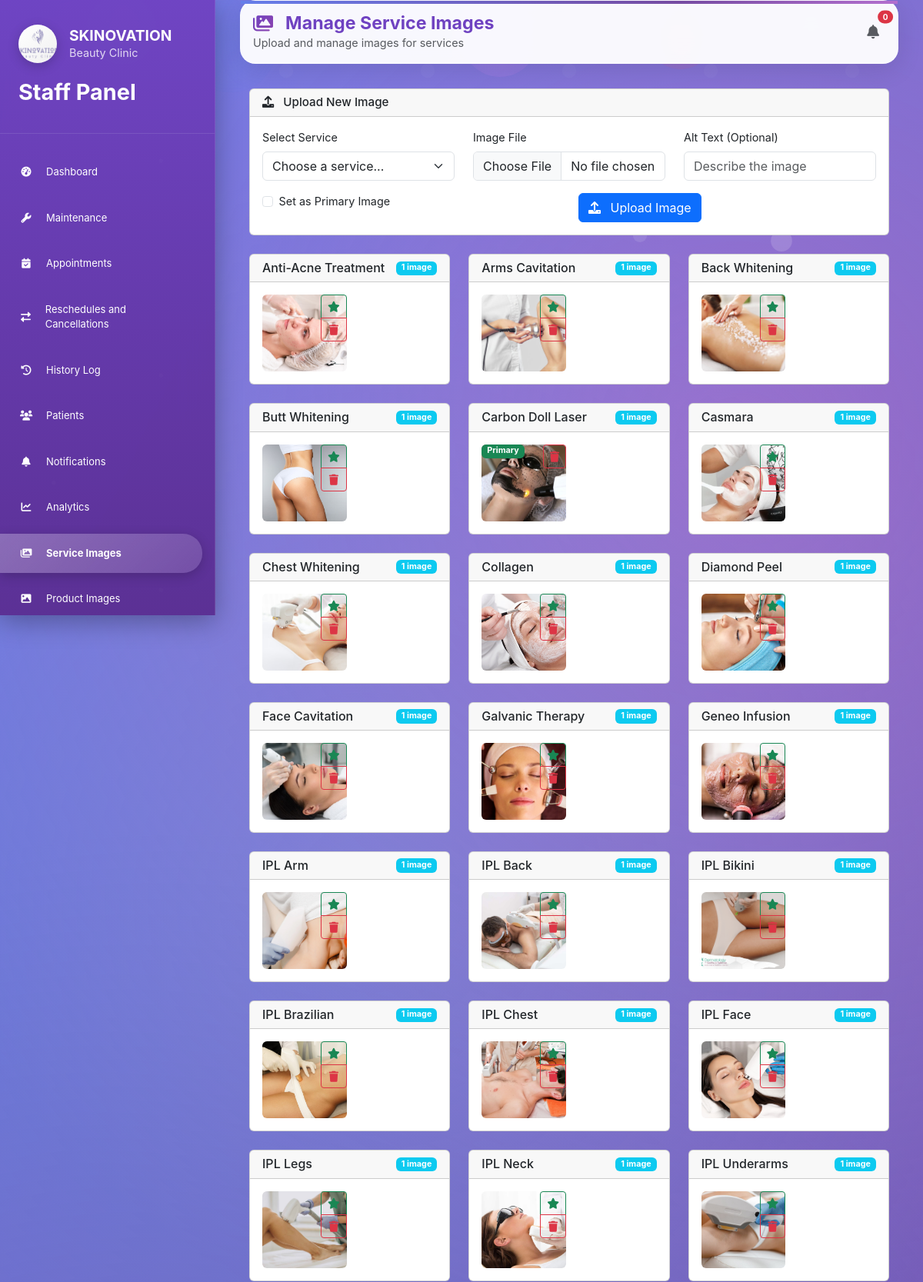
Screenshot of /appointments/admin/manage-service-images/ (signed in, upper part) with the database file from the repository.
### services/models.py (models this page shows, shortened)
class Service(models.Model):
    service_name = models.CharField(max_length=100)
    description = models.TextField(blank=True, null=True)
    price = models.DecimalField(max_digits=10, decimal_places=2, blank=True, null=True)
    duration = models.IntegerField(help_text="Duration in minutes")
    category = models.ForeignKey(ServiceCategory, on_delete=models.CASCADE, related_name='services')
    image = models.ImageField(upload_to='services/', blank=True, null=True)
    archived = models.BooleanField(default=False)
    created_at = models.DateTimeField(auto_now_add=True)
    updated_at = models.DateTimeField(auto_now=True)
    class Meta:
        db_table = 'services'
        ordering = ['service_name']

class ServiceImage(models.Model):
    service = models.ForeignKey(Service, on_delete=models.CASCADE, related_name='images')
    image = models.ImageField(upload_to='services/images/')
    alt_text = models.CharField(max_length=255, blank=True, null=True)
    is_primary = models.BooleanField(default=False)
    created_at = models.DateTimeField(auto_now_add=True)
    class Meta:
        db_table = 'service_images'
        ordering = ['-is_primary', '-created_at']

### appointments/admin_views.py (the view, shortened to what this page needs)
# urls.py: path('admin/manage-service-images/', admin_views.admin_manage_service_images, name='admin_manage_service_images'),
@login_required
@user_passes_test(is_admin)
def admin_manage_service_images(request):
    services = Service.objects.all().order_by('service_name')
    context = {
        'services': services,
    }
    return render(request, 'appointments/admin_manage_service_images.html', context)

### appointments/admin_views.py (called while the page is built)
def is_admin(user):
    return user.is_authenticated and user.user_type == 'admin'

### appointments/context_processors.py (called while the page is built)
def notification_count(request):
    if request.user.is_authenticated:
        if request.user.user_type == 'admin':
            count = Notification.objects.filter(patient__isnull=True).count()
        else:
            count = Notification.objects.filter(patient=request.user, is_read=False).count()
    else:
        count = 0
    return {
        'notification_count': count
    }

### templates/appointments/admin_manage_service_images.html (shortened to what this page needs)
{% extends 'appointments/admin_base.html' %}
{% load static %}
{% block content %}
<div class="content-header">
    <div>
        <h1 class="page-title" style="margin:0;">
            <i class="fas fa-images"></i>
            Manage Service Images
        </h1>
        <p class="text-muted mb-0">Upload and manage images for services</p>
    </div>
    {% include 'appointments/includes/admin_notification_icon.html' %}
</div>
<div class="container-fluid">
    <div class="row">
        <div class="col-12">
            <div class="card mb-4">
                <div class="card-header">
                    <h5 class="mb-0">
                        <i class="fas fa-upload me-2"></i>
                        Upload New Image
                    </h5>
                </div>
                <div class="card-body">
                    <form method="post" enctype="multipart/form-data">
                        <div class="row">
                            <div class="col-md-4">
                                <div class="mb-3">
                                    <label for="service_id" class="form-label">Select Service</label>
                                    <select class="form-select" id="service_id" name="service_id" required>
                                        <option value="">Choose a service...</option>
                                    </select>
                                </div>
                            </div>
                            <div class="col-md-4">
                                <div class="mb-3">
                                    <label for="image" class="form-label">Image File</label>
                                    <input type="file" class="form-control" id="image" name="image" accept="image/*" required>
                                </div>
                            </div>
                            <div class="col-md-4">
                                <div class="mb-3">
                                    <label for="alt_text" class="form-label">Alt Text (Optional)</label>
                                    <input type="text" class="form-control" id="alt_text" name="alt_text" placeholder="Describe the image">
                                </div>
                            </div>
                        </div>
                        <div class="row">
                            <div class="col-md-6">
                                <div class="form-check">
                                    <input class="form-check-input" type="checkbox" id="is_primary" name="is_primary">
                                    <label class="form-check-label" for="is_primary">
                                        Set as Primary Image
                                    </label>
                                </div>
                            </div>
                            <div class="col-md-6">
                                <button type="submit" class="btn btn-primary">
                                    <i class="fas fa-upload me-2"></i>
                                    Upload Image
                                </button>
                            </div>
                        </div>
                    </form>
                </div>
            </div>
            <div class="row">
                {% for service in services %}
                <div class="col-md-6 col-lg-4 mb-4">
                    <div class="card h-100">
                        <div class="card-header d-flex justify-content-between align-items-center">
                            <h6 class="mb-0">{{ service.service_name }}</h6>
                            <span class="badge bg-info">{{ service.images.count }} image{{ service.images.count|pluralize }}</span>
                        </div>
                        <div class="card-body">
                            {% if service.images.exists %}
                                <div class="row g-2">
                                    {% for image in service.images.all %}
                                    <div class="col-6">
                                        <div class="position-relative">
                                            <img src="{{ image.image.url }}" class="img-fluid rounded" alt="{{ image.alt_text|default:service.service_name }}" style="height: 100px; object-fit: cover; width: 100%;">
                                            {% if image.is_primary %}
                                                <span class="position-absolute top-0 start-0 badge bg-success">Primary</span>
                                            {% endif %}
                                            <div class="position-absolute top-0 end-0">
                                                <div class="btn-group-vertical btn-group-sm">
                                                    {% if not image.is_primary %}
                                                        <a href="{% url 'appointments:admin_set_primary_service_image' image.id %}" class="btn btn-outline-success btn-sm" title="Set as Primary">
                                                            <i class="fas fa-star"></i>
                                                        </a>
                                                    {% endif %}
                                                    <a href="{% url 'appointments:admin_delete_service_image' image.id %}" class="btn btn-outline-danger btn-sm" title="Delete" onclick="return confirm('Are you sure you want to delete this image?')">
                                                        <i class="fas fa-trash"></i>
                                                    </a>
                                                </div>
                                            </div>
                                        </div>
                                    </div>
                                    {% endfor %}
                                </div>
                            {% else %}
                                <div class="text-center text-muted py-3">
                                    <i class="fas fa-image fa-2x mb-2"></i>
                                    <p class="mb-0">No images uploaded</p>
                                </div>
                            {% endif %}
                        </div>
                    </div>
                </div>
                {% endfor %}
            </div>
        </div>
    </div>
</div>
{% endblock %}

### templates/appointments/admin_base.html (style rules this page uses)
:root { --primary-color: #6f42c1; --secondary-color: #8e44ad; --dark-color: #5a2d91; --light-purple: #f8f9ff; --success-color: #28a745; --warning-color: #ffc107; --danger-color: #dc3545; --info-color: #17a2b8; }
body { font-family: 'Inter', -apple-system, BlinkMacSystemFont, 'Segoe UI', Roboto, sans-serif; background: linear-gradient(135deg, #667eea 0%, #764ba2 100%); background-attachment: fixed; min-height: 100vh; position: relative; }
body::before { content: ''; position: fixed; top: 0; left: 0; width: 100%; height: 100%; background: radial-gradient(circle at 20% 80%, rgba(120, 119, 198, 0.3) 0%, transparent 50%), radial-gradient(circle at 80% 20%, rgba(255, 119, 198, 0.3) 0%, transparent 50%), radial-gradient(circle at 40% 40%, rgba(120, 219, 255, 0.2) 0%, transparent 50%); z-index: -1; }
.content-header { background: rgba(255, 255, 255, 0.95); backdrop-filter: blur(15px); border-radius: 20px; padding: 2rem; margin: 0; margin-bottom: 2rem; box-shadow: 0 8px 32px rgba(0, 0, 0, 0.1); border: 1px solid rgba(255, 255, 255, 0.2); position: relative; overflow: visible; display: flex; justify-content: space-between; align-items: center; }
.content-header .page-title { margin: 0; flex: 1; }
.content-header::before { content: ''; position: absolute; top: 0; left: 0; right: 0; height: 4px; background: linear-gradient(90deg, #667eea, #764ba2, #f093fb, #f5576c); background-size: 200% 100%; animation: gradientShift 3s ease infinite; }
.page-title { color: var(--primary-color); font-size: 2.5rem; font-weight: bold; margin: 0; display: flex; align-items: center; position: relative; z-index: 1; }
.page-title i { margin-right: 1rem; background: linear-gradient(135deg, var(--primary-color), var(--secondary-color)); -webkit-background-clip: text; -webkit-text-fill-color: transparent; background-clip: text; }
body { font-size: 13px; }
.page-title { font-size: 1.45rem; }
.content-header { padding: 1rem; }
.card-header h5 { font-size: 0.95rem; }

### rows the page displays
Service: service_name "Anti-Acne Treatment", images.count "1"
ServiceImage: image (picture), is_primary False (drawn)
Service: service_name "Arms Cavitation", images.count "1"
ServiceImage: image (picture), is_primary False (drawn)
Service: service_name "Back Whitening", images.count "1"
ServiceImage: image (picture), is_primary False (drawn)
Service: service_name "Butt Whitening", images.count "1"
ServiceImage: image (picture), is_primary False (drawn)
Service: service_name "Carbon Doll Laser", images.count "1"
ServiceImage: image (picture), is_primary "Primary"
Service: service_name "Casmara", images.count "1"
ServiceImage: image (picture), is_primary False (drawn)
Service: service_name "Chest Whitening", images.count "1"
ServiceImage: image (picture), is_primary False (drawn)
Service: service_name "Collagen", images.count "1"
ServiceImage: image (picture), is_primary False (drawn)
Service: service_name "Diamond Peel", images.count "1"
ServiceImage: image (picture), is_primary False (drawn)
Service: service_name "Face Cavitation", images.count "1"
ServiceImage: image (picture), is_primary False (drawn)
Service: service_name "Galvanic Therapy", images.count "1"
ServiceImage: image (picture), is_primary False (drawn)
Service: service_name "Geneo Infusion", images.count "1"
ServiceImage: image (picture), is_primary False (drawn)
Service: service_name "IPL Arm", images.count "1"
ServiceImage: image (picture), is_primary False (drawn)
Service: service_name "IPL Back", images.count "1"
ServiceImage: image (picture), is_primary False (drawn)
Service: service_name "IPL Bikini", images.count "1"
ServiceImage: image (picture), is_primary False (drawn)
Service: service_name "IPL Brazilian", images.count "1"
ServiceImage: image (picture), is_primary False (drawn)
Service: service_name "IPL Chest", images.count "1"
ServiceImage: image (picture), is_primary False (drawn)
Service: service_name "IPL Face", images.count "1"
ServiceImage: image (picture), is_primary False (drawn)
Service: service_name "IPL Legs", images.count "1"
ServiceImage: image (picture), is_primary False (drawn)
Service: service_name "IPL Neck", images.count "1"
ServiceImage: image (picture), is_primary False (drawn)
Service: service_name "IPL Underarms", images.count "1"
ServiceImage: image (picture), is_primary False (drawn)
